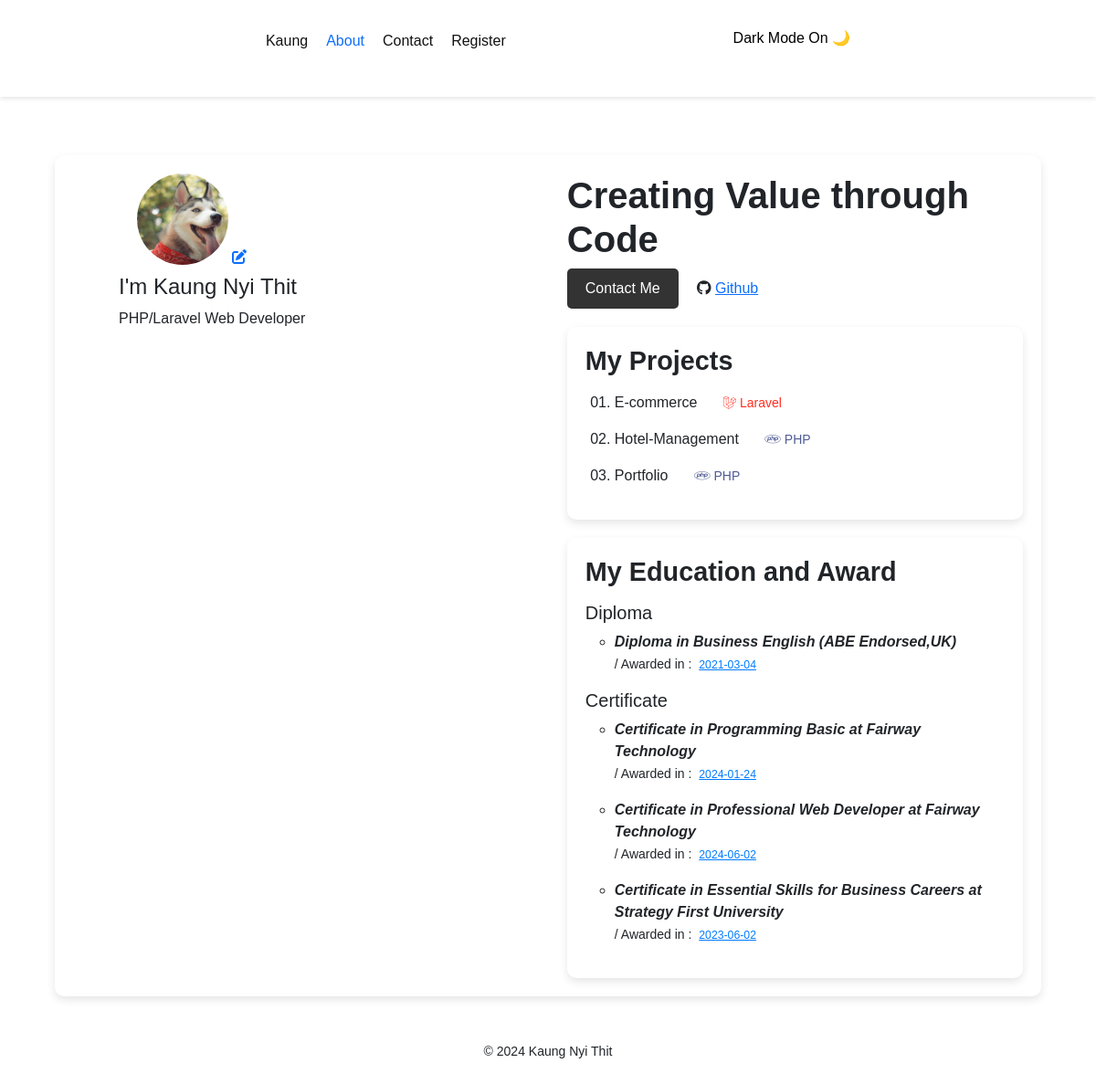
The page / on the database its author committed.
### tables this page shows
CREATE TABLE `projects` (
  `id` int(11) NOT NULL,
  `project_name` varchar(255) NOT NULL,
  `project_language` varchar(255) NOT NULL,
  `created_at` timestamp NOT NULL DEFAULT current_timestamp() ON UPDATE current_timestamp()
);

CREATE TABLE `diplomas` (
  `id` int(11) NOT NULL,
  `diploma_name` varchar(255) NOT NULL,
  `date` date NOT NULL
);

CREATE TABLE `certificates` (
  `id` int(11) NOT NULL,
  `certificate_name` varchar(255) NOT NULL,
  `date` date NOT NULL
);

### classes/Libs/Database/MySQL.php (called while the page is built, shortened)
<?php
class MySQL {
    private $dbhost;
    private $dbname;
    private $dbuser;
    private $dbpass;
    public function __construct($dbhost="localhost",
    $dbname="portfolio", $dbuser="root", $dbpass="") {
        $this->dbhost =$dbhost;
        $this->dbname =$dbname;
        $this->dbuser =$dbuser;
        $this->dbpass =$dbpass;
    }
    public function connect(){
        try{
            $this->db = new PDO(
                "mysql:dbhost=$this->dbhost;dbname=$this->dbname" ,$this->dbuser,$this->dbpass,
            [
                PDO::ATTR_ERRMODE => PDO::ERRMODE_EXCEPTION,
                PDO::ATTR_DEFAULT_FETCH_MODE => PDO::FETCH_OBJ
            ]
        );
        return $this->db;
        }catch(PDOException $e){
            echo $e->getMessage();
            exit();
        }
    }
}

### classes/Libs/Database/Table.php (called while the page is built, shortened)
<?php
class Table {
    private $db;
    public function __construct(MySQL $db)
    {
        $this->db = $db->connect();
    }
    public function getAdminInfo(){
        $statement = $this->db->query(
            "SELECT * FROM admin "
        );
        return $statement->fetchAll();
    }
    public function allProject()
    {
        $statement = $this->db->query(
            "SELECT * FROM projects"
        );
        return $statement->fetchAll();
    }
    public function allCertificate(){
        $statement = $this->db->query(
            "SELECT * FROM certificates"
        );
        return $statement->fetchAll();
    }
    public function allDiploma()
    {
        $statment = $this->db->query(
            "SELECT * FROM  diplomas"
        );
         return $statment->fetchAll();
    }
}

### index.php (the view, shortened to what this page needs)
<?php
$table = new Table(new MySQL);
$certificates = $table->allCertificate();
$diplomas = $table->allDiploma();
$projects = $table->allProject();
$adminInfo = $table->getAdminInfo();
?>
<!DOCTYPE html>
<html lang="en">
<head>
    <link rel="stylesheet" href="css/style.css">
    <link rel="stylesheet" href="css/bootstrap.min.css">
    <link rel="stylesheet" href="css/all.min.css">
</head>
<body>
    <header>
        <nav>
            <ul class="nav-links">
                <li ><a href="">Kaung</a></li>
                <li><a href ="index.php" class="text-primary">About</a></li>
                <li > <a href="contact.php">Contact</a></li>
                <?php if(isset($_SESSION['user'])) : ?>
                    <li class="logOut">
                        <a href="_actions/logout.php" class="text-danger text-decoration-none">Logout</a>
                    </li>
                <?php else : ?>
                    <li ><a href="e_s_r/register.php" >Register</a></li>
                <?php endif ?>
            </ul>
        </nav>
        <nav>
            <button class="toggle-dark-mode" id="dark-mode">Dark Mode On 🌙</button>
        </nav>
    </header>
    <section class="intro">
        <?php foreach($adminInfo as $info) : ?>
        <div class="intro-left">
           <img src="_actions/photos/<?= $info->photo ?>" alt="My Photo" class="profile-img">
           <div class="uploadBtn">
           <a href="e_s_r/edit.php" style="float: right"><i class="fas fa-edit"></i></a>
           </div>
           <h1>I'm <?= $info->name ?></h1>
           <p><?= $info->description?></p>
        </div>
        <?php endforeach ?>
        <div class="intro-right">
            <h1 style="text"><b>Creating Value through Code</b></h1>
            <button class="cta-button me-3"><a href="contact.php" class="text-decoration-none text-white">Contact Me </a></button>
            <i class="fa-brands fa-github "></i>
            <a href="https://github.com/KaungNyiThit" class=" ">Github</a>
            <div class="projects" id="projects">
                <h2 class="d-inline me-3">My Projects</h2>
                <ul>
                <?php foreach($projects as $project) : ?>
                    <li class="mt-3"><?= $project->project_name ?>
                    <?php if($project->project_language == "PHP") : ?>
                        <small style="color: #4F5B93"><i class="fa-brands fa-php ms-4 me-1"></i><?= $project->project_language ?></small>
                    <?php elseif($project->project_language == "Laravel") : ?>
                        <small style="color: #FF2D20"><i class="fab fa-laravel ms-4 me-1"></i><?= $project->project_language ?></small>
                    <?php endif ?>
                    </li>
                <?php endforeach ?>
                </ul>
            </div>
            <div class="award" id="award">
                <h2 >My Education and Award</h2>
                    <h5 class="mt-3">Diploma</h5>
                    <?php foreach($diplomas as $diploma) : ?>
                    <ul>
                        <li><strong><i><?= $diploma->diploma_name ?></i></strong></li>
                        <small>/ Awarded in :
                                <small class="ms-1" style="color: #007BFF; text-decoration: underline;"> <?= $diploma->date ?></small>
                        </small>
                    </ul>
                    <?php endforeach ?>
                    <h5>Certificate</h5>
                    <?php foreach( $certificates as $certificate) : ?>
                    <ul>
                        <li><strong><i>
                           <?= $certificate->certificate_name ?></i></strong>
                        </li>
                        <small>/ Awarded in :
                                <small class="ms-1" style="color: #007BFF; text-decoration: underline;"> <?= $certificate->date ?></small>
                        </small>
                    </ul>
                    <?php endforeach; ?>
            </div>
        </div>
    </section>
    <footer class="m-5">
        <small>&copy; 2024 Kaung Nyi Thit</small>
    </footer>
</body>
</html>

### css/style.css (style rules this page uses)
* { margin: 0; padding: 0; box-sizing: border-box; font-family: Arial, sans-serif; }
body { background-color: #f8f4ef; display: flex; flex-direction: column; align-items: center; padding-top: 150px; }
header { position: fixed; top: 0; width: 100%; background-color: #fff; padding: 20px; display: flex; justify-content: space-evenly; box-shadow: 0 2px 5px rgb(0, 0, 0, 0.1); }
.toggle-dark-mode { border: none; background-color: #ffffff; padding: 10px; }
.nav-links { list-style: none; display: flex; gap: 20px; line-height: 50px; align-items: center; }
ul li a { text-decoration: none; color: #121212; }
.uploadBtn { width: 140px; margin-bottom: 30px; margin-top: -20px; }
.intro { display: flex; justify-content: space-between; max-width: 1200px; width: 90%; margin-top: 20px; padding: 20px; background-color: #fff; box-shadow: 0 4px 10px rgba(0, 0, 0, 0.1); border-radius: 10px; }
.intro-left, .intro-right { width: 48%; }
.intro-left { padding-left: 50px; }
.intro-left h1 { font-size: 1.5rem; margin-top: 20px; }
.profile-img { width: 100px; height: 100px; margin-left: 20px; border-radius: 50%; object-fit: cover; }
.cta-button { padding: 10px 20px; border: none; border-radius: 5px; background: #333; color: #fff; }
.intro-right h2 { font-size: 1.8rem; font-weight: bold; }
.projects { margin-top: 20px; padding: 20px; box-shadow: 0 4px 10px rgba(0, 0, 0, 0.1); border-radius: 10px; transition: 0.3s ease; }
.projects ul { list-style-type: decimal-leading-zero; }
.award { margin-top: 20px; box-shadow: 0 4px 10px rgba(0, 0, 0, 0.1); border-radius: 10px; padding: 20px; transition: 0.3s ease; }
.award ul li { list-style: circle; }

### rows shown on the page
projects: project_name "E-commerce", project_language "Laravel"
projects: project_name "Hotel-Management", project_language "PHP"
projects: project_name "Portfolio", project_language "PHP"
diplomas: diploma_name "Diploma in Business English (ABE Endorsed,UK)", date "2021-03-04"
certificates: certificate_name "Certificate in Programming Basic at Fairway Technology", date "2024-01-24"
certificates: certificate_name "Certificate in Professional Web Developer at Fairway Technology", date "2024-06-02"
certificates: certificate_name "Certificate in Essential Skills for Business Careers at Strategy First University", date "2023-06-02"

### other values the page prints
$info->name "Kaung Nyi Thit"
$info->description "PHP/Laravel Web Developer"
